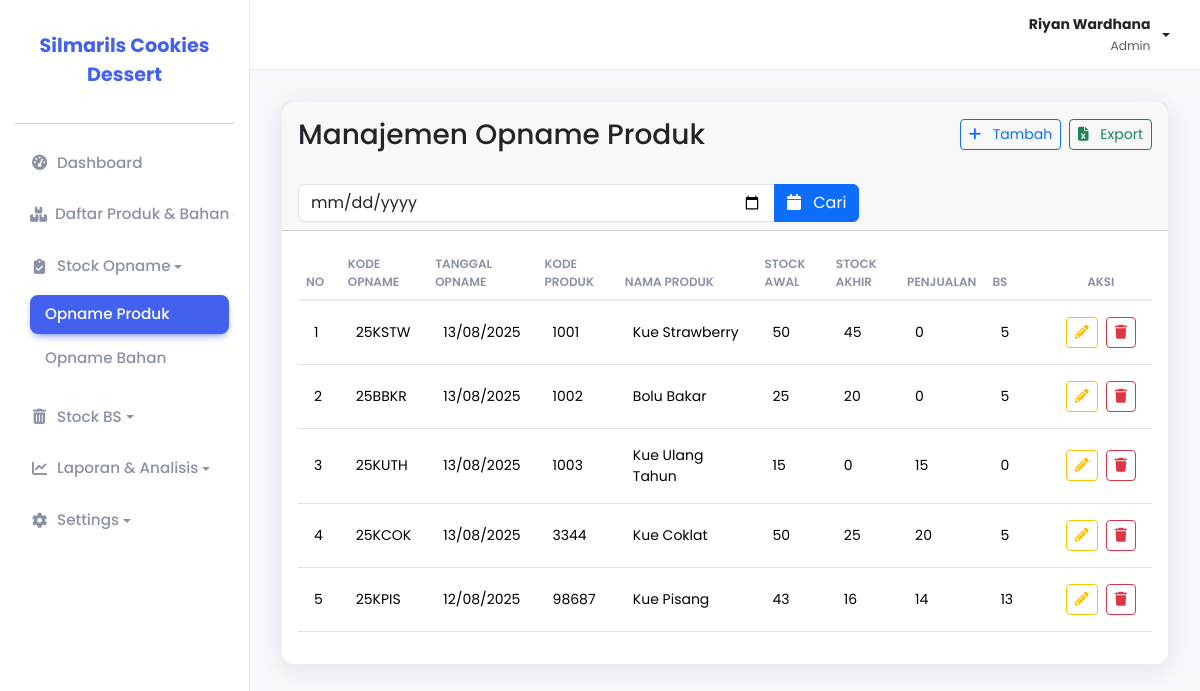
The page /pages/stok_opname/produk/index.php (signed in) on the database its author committed.
### tables this page shows
CREATE TABLE `opname_produk` (
  `id_opname` int NOT NULL,
  `kode_produk` varchar(50) NOT NULL,
  `tanggal_opname` date NOT NULL,
  `nama_produk` varchar(255) NOT NULL,
  `kode` varchar(255) DEFAULT NULL,
  `stok_awal` varchar(255) DEFAULT NULL,
  `stok_akhir` varchar(255) DEFAULT NULL,
  `penjualan` varchar(255) DEFAULT NULL,
  `bs` varchar(255) DEFAULT NULL
);

CREATE TABLE `produk` (
  `kode_produk` varchar(50) NOT NULL,
  `nama_produk` varchar(255) NOT NULL,
  `jumlah_produk` int NOT NULL,
  `tanggal_produksi` date NOT NULL,
  `tanggal_expired` date NOT NULL,
  `harga_produk` int NOT NULL,
  `keterangan` enum('Layak','Expired') NOT NULL DEFAULT 'Layak'
);

### pages/stok_opname/produk/index.php (the view, shortened to what this page needs)
<?php
include_once(__DIR__ . '/../../../includes/header.php');
$records_per_page = 20;
$current_page = isset($_GET['page']) && is_numeric($_GET['page']) ? (int)$_GET['page'] : 1;
$offset = ($current_page - 1) * $records_per_page;
$search_date = $_GET['search_date'] ?? '';
$sql = "SELECT
            op.id_opname,
            op.kode,
            op.tanggal_opname,
            op.kode_produk,
            op.stok_awal,
            op.stok_akhir,
            op.penjualan,
            op.bs,
            p.nama_produk
        FROM opname_produk op
        LEFT JOIN produk p ON op.kode_produk = p.kode_produk";
$sql .= " ORDER BY op.tanggal_opname DESC, op.kode_produk ASC
          LIMIT ? OFFSET ?";
$stmt = $pdo->prepare($sql);
if (!empty($search_date)) {
    $stmt->bindValue(1, $search_date, PDO::PARAM_STR);
    $stmt->bindValue(2, $records_per_page, PDO::PARAM_INT);
    $stmt->bindValue(3, $offset, PDO::PARAM_INT);
} else {
    $stmt->bindValue(1, $records_per_page, PDO::PARAM_INT);
    $stmt->bindValue(2, $offset, PDO::PARAM_INT);
}
$stmt->execute();
?>
<div class="card">
    <div class="card-header">
        <div class="row align-items-center mb-4">
            <div class="col-sm-6 my-2">
                <h1 class="h3 mb-0">Manajemen Opname Produk</h1>
            </div>
            <div class="col-sm-6 text-sm-end mt-2 mt-sm-0">
                <div class="d-flex justify-content-end gap-2">
                    <a href="tambah.php" class="btn btn-outline-primary btn-sm">
                        <i class="fas fa-plus me-2"></i> Tambah
                    </a>
                    <a href="export_excel.php" class="btn btn-outline-success btn-sm">
                        <i class="fas fa-file-excel me-2"></i> Export
                    </a>
                </div>
            </div>
        </div>
        <form method="GET" action="" class="row">
            <div class="col-md-8">
                <div class="input-group">
                    <input type="date" class="form-control" name="search_date" value="<?php echo htmlspecialchars($search_date); ?>">
                    <button type="submit" class="btn btn-primary">
                        <i class="fas fa-calendar me-2"></i> Cari
                    </button>
                </div>
            </div>
        </form>
    </div>
    <div class="card-body">
        <div class="table-responsive">
            <table class="table table-modern">
                <thead class="table-light">
                    <tr>
                        <th width="5%">No</th>
                        <th width="10%">Kode Opname</th>
                        <th width="10%">Tanggal Opname</th>
                        <th width="10%">Kode Produk</th>
                        <th width="20%">Nama Produk</th>
                        <th width="10%">Stock Awal</th>
                        <th width="10%">Stock Akhir</th>
                        <th width="10%">Penjualan</th>
                        <th width="10%">BS</th>
                        <th width="15%" class="text-center">Aksi</th>
                    </tr>
                </thead>
                <tbody>
                    <?php
                    $no = $offset + 1;
                    if ($stmt->rowCount() > 0) {
                        while ($row = $stmt->fetch(PDO::FETCH_ASSOC)) {
                    ?>
                            <tr>
                                <td><?php echo $no++; ?></td>
                                <td><?php echo htmlspecialchars($row['kode'] ?? '-'); ?></td>
                                <td><?php echo date('d/m/Y', strtotime($row['tanggal_opname'])); ?></td>
                                <td><?php echo htmlspecialchars($row['kode_produk']); ?></td>
                                <td><?php echo htmlspecialchars($row['nama_produk'] ?? '-'); ?></td>
                                <td><?php echo is_numeric($row['stok_awal']) ? number_format($row['stok_awal'], 0, ',', '.') : '-'; ?></td>
                                <td><?php echo is_numeric($row['stok_akhir']) ? number_format($row['stok_akhir'], 0, ',', '.') : '-'; ?></td>
                                <td><?php echo is_numeric($row['penjualan']) ? number_format($row['penjualan'], 0, ',', '.') : '-'; ?></td>
                                <td><?php echo is_numeric($row['bs']) ? number_format($row['bs'], 0, ',', '.') : '-'; ?></td>
                                <td class="text-center">
                                    <div class="d-flex justify-content-center gap-2">
                                        <a href="edit.php?id=<?php echo $row['id_opname']; ?>" class="btn btn-sm btn-outline-warning" title="Edit">
                                            <i class="fa-solid fa-pencil"></i>
                                        </a>
                                        <a href="proses.php?action=hapus&id=<?php echo $row['id_opname']; ?>" class="btn btn-sm btn-outline-danger" title="Hapus" onclick="return confirm('Apakah Anda yakin ingin menghapus data opname ini?');">
                                            <i class="fa-solid fa-trash"></i>
                                        </a>
                                    </div>
                                </td>
                            </tr>
                    <?php
                        }
                    } else {
                        echo '<tr><td colspan="10" class="text-center py-4">Tidak ada data opname ditemukan</td></tr>';
                    }
                    ?>
                </tbody>
            </table>
        </div>
    </div>
</div>
<?php
include_once(__DIR__ . '/../../../includes/footer.php');
?>

### assets/css/style.css (style rules this page uses)
:root { --primary-color: #4361ee; --background-color: #f7f8fc; --sidebar-bg: #ffffff; --card-bg: #ffffff; --text-color: #3b4455; --text-muted-color: #8a92a6; --border-color: #e9ecef; --shadow: 0 4px 24px 0 rgb(34 41 47 / 10%); --border-radius: 12px; }
body { font-family: "Poppins", sans-serif; background-color: var(--background-color); color: var(--text-color); font-size: 14px; }
.card { border-radius: var(--border-radius); border: none; box-shadow: var(--shadow); margin-bottom: 1.5rem; }
.table-modern { border-collapse: collapse; width: 100%; }
.table-modern thead th { background-color: transparent; border-bottom: 2px solid var(--border-color); color: var(--text-muted-color); font-weight: 600; text-transform: uppercase; font-size: 12px; }
.table-modern tbody td { vertical-align: middle; padding: 1rem; border-top: 1px solid var(--border-color); }

### rows shown on the page
opname_produk: kode "25KSTW", tanggal_opname "13/08/2025", kode_produk "1001", kode_produk.nama_produk "Kue Strawberry", stok_awal "50", stok_akhir "45", penjualan "0", bs "5"
opname_produk: kode "25BBKR", tanggal_opname "13/08/2025", kode_produk "1002", kode_produk.nama_produk "Bolu Bakar", stok_awal "25", stok_akhir "20", penjualan "0", bs "5"
opname_produk: kode "25KUTH", tanggal_opname "13/08/2025", kode_produk "1003", kode_produk.nama_produk "Kue Ulang Tahun", stok_awal "15", stok_akhir "0", penjualan "15", bs "0"
opname_produk: kode "25KCOK", tanggal_opname "13/08/2025", kode_produk "3344", kode_produk.nama_produk "Kue Coklat", stok_awal "50", stok_akhir "25", penjualan "20", bs "5"
opname_produk: kode "25KPIS", tanggal_opname "12/08/2025", kode_produk "98687", kode_produk.nama_produk "Kue Pisang", stok_awal "43", stok_akhir "16", penjualan "14", bs "13"

### other values the page prints
$_SESSION['nama_lengkap'] "Riyan Wardhana"
$_SESSION['level'] "Admin"
NAMA_WEBSITE "Silmarils Cookies Dessert"
